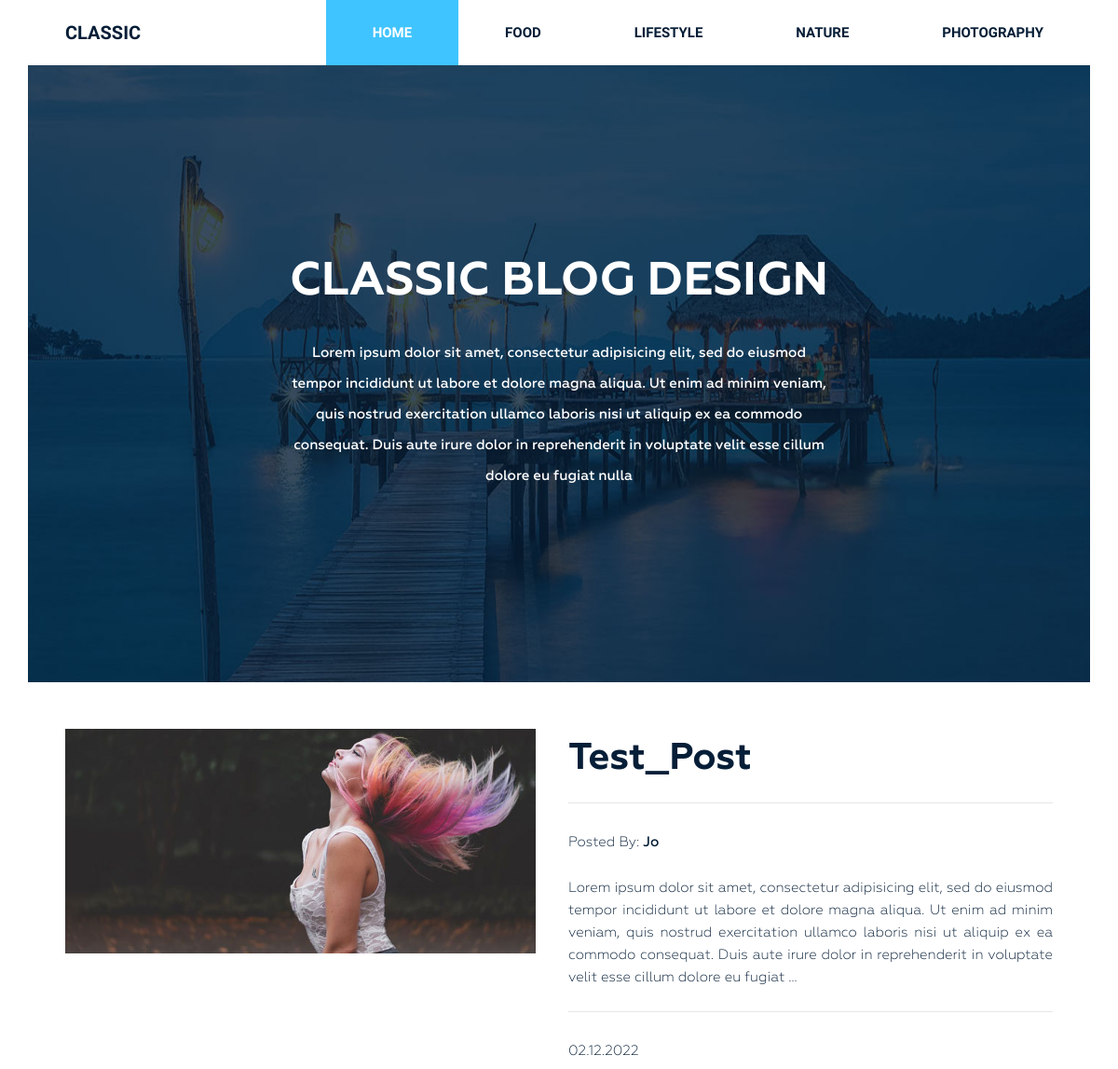
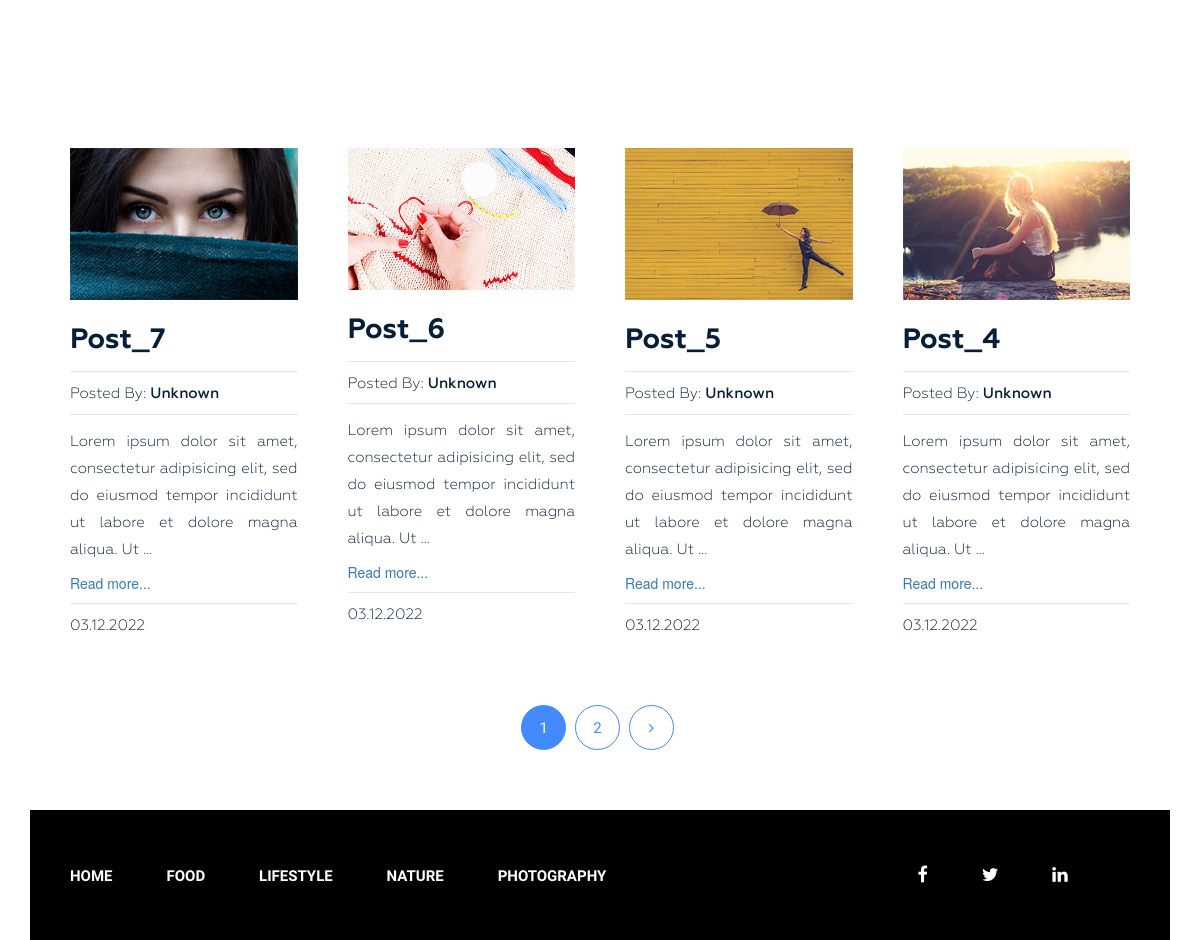
The page / on the database its author committed (2 pictures, top to bottom).
### blog/models.py (models this page shows, shortened)
class Category(models.Model):
    title = models.CharField(max_length=255)
    slug = models.SlugField(max_length=255, unique=True, verbose_name='Url_of_Category')
    def get_absolute_url(self):
        return reverse('category', kwargs={"slug": self.slug})
    class Meta:
        verbose_name = 'Категория(ю)'
        verbose_name_plural = 'Категории'
        ordering = ['title']

class Post(models.Model):
    title = models.CharField(max_length=255)
    slug = models.SlugField(max_length=255, unique=True, verbose_name='Url_of_Post')
    author = models.CharField(max_length=100)
    content = models.TextField(blank=True)  # Не обязательно к заполнению
    created_at = models.DateTimeField(auto_now_add=True, verbose_name='Опубликовано')
    photo = models.ImageField(upload_to='photos/%Y/%m/%d', blank=True)
    is_published = models.BooleanField(default=True, verbose_name="Опубликовано")
    views = models.IntegerField(default=0, verbose_name='Кол-во просмотров')  # По умолчанию ноль
    category = models.ForeignKey(Category, on_delete=models.PROTECT, related_name='get_category')
    tags = models.ManyToManyField(Tag, blank=True, related_name='posts')
    def get_absolute_url(self):
        return reverse('post', kwargs={"slug": self.slug})
    class Meta:
        verbose_name = "Пост"
        verbose_name_plural = "Посты(ов)"
        ordering = ['-created_at']

### blog/views.py (the view)
# urls.py: path('', Home.as_view(), name='home'),
class Home(ListView):
    model = Post
    template_name = 'blog/home.html'
    context_object_name = 'posts'
    paginate_by = 4
    def get_context_data(self, *, object_list=None, **kwargs):
        context = super().get_context_data(**kwargs)
        context['title'] = 'Classic Blog Design'
        return context

### blog/templatetags/menu.py (called while the page is built)
@register.inclusion_tag('templatetags_templates/menu_tpl.html')
def show_menu(menu_class='menu'):
    categories = Category.objects.annotate(cnt=Count("get_category", filter=F("get_category__is_published"))).\
        filter(cnt__gt=0)
    return {'categories': categories, 'menu_class': menu_class}

### blog/templatetags/posts.py (called while the page is built)
@register.inclusion_tag('templatetags_templates/posts_tpl.html')
def show_posts(cnt=4):
    posts = cnt
    return {"posts": posts}

@register.inclusion_tag('templatetags_templates/stationary_post_tpl.html')
def get_stationary_post():
    posts = Post.objects.order_by('-views')[:1]
    return {"posts": posts}

### blog/templates/blog/home.html (shortened to what this page needs)
{% extends 'base.html' %}
{% load static %}
{% load posts %}
{% block content %}
{% include 'templatetags_templates/main_tpl.html' %}
{% get_stationary_post %}
{% show_posts cnt=page_obj.object_list %}
{% endblock %}

### blog/templates/templatetags_templates/stationary_post_tpl.html
<section class="blog-post-area">
    <div class="container">
        <div class="row">
            <div class="blog-post-area-style">
                {% for post in posts %}
                <div class="col-md-12">
                    <div class="single-post-big">
                        <div class="big-image">
                            {% if post.photo %}
                            <img src="{{ post.photo.url }}" alt="{{ post.title }}">
                            {% else %}
                            <img src="https://picsum.photos/id/1060/300/201/?blur=2" alt="{{ post.title }}">
                            {% endif %}
                        </div>
                        <div class="big-text">
                            <h3><a href="{{ post.get_absolute_url }}">{{ post.title }}</a></h3>
                            <h4><span>Posted By: <span class="author-name">{{ post.author }}</span></span></h4>
                            {{ post.content|truncatewords_html:50|safe }}
                            <h4><span>{{ post.created_at|date:"d.m.Y" }}</span></h4>
                        </div>
                    </div>
                </div>
                {% endfor %}
            </div>
        </div>
    </div>
</section>

### blog/templates/templatetags_templates/posts_tpl.html
<section class="blog-post-area">
    <div class="container">
        <div class="row">
            <div class="blog-post-area-style">
                {% for post in posts %}
                <div class="col-md-3">
                    <div class="single-post">
                        {% if post.photo %}
                        <img src="{{ post.photo.url }}" alt="{{ post.title }}">
                        {% else %}
                        <img src="https://picsum.photos/id/1060/300/201/?blur=2" alt="{{ post.title }}">
                        {% endif %}
                        <h3><a href="{{ post.get_absolute_url }}">{{ post.title }}</a></h3>
                        <h4><span>Posted By: <span class="author-name">{{ post.author }}</span></span></h4>
                        {{ post.content|truncatewords_html:20|safe }}
                        <a href="{{ post.get_absolute_url }}">Read more...</a>
                        <h4><span>{{ post.created_at|date:"d.m.Y" }}</span></h4>
                    </div>
                </div>
                {% empty %}
                <p>По вашему запросу нет информации...</p>
                {% endfor %}
            </div>
        </div>
    </div>
</section>

### siteblog/static/style.css (style rules this page uses)
.wrapper header.header .menu { margin: 0 }
.wrapper header.header .menu ul { float: right; margin: 0; padding: 0; margin-right: 4px; }
.wrapper header.header .menu ul li { display: inline-block; list-style: outside none none; margin: 0 -4px 0 0; }
.wrapper header.header .menu ul li a { color: rgb(6, 30, 55); font-family: "Raleway", sans-serif; font-size: 15px; font-weight: 600; line-height: 70px; padding: 26px 50px; text-decoration: none; text-transform: uppercase; }
.wrapper header.header .menu ul li.active a { background: #40c4ff; color: #fff; }
section.blog-post-area { margin-top: 50px; }
section.blog-post-area .big-image { float: left; width: 50%; padding-right: 35px; }
section.blog-post-area .big-text { float: right; width: 50%; padding-right: 20px; }
section.blog-post-area img { width: 100%; }
section.blog-post-area .big-text h3 { margin: 10px 0 0; }
section.blog-post-area .big-text h3 a { font-family: Geometria; font-weight: 700; font-size: 40px; color: #061e37; text-decoration: none; }
section.blog-post-area .big-text p { color: #061e37; font-family: Geometria; font-size: 15px; font-weight: 400; line-height: 24px; padding-top: 18px; text-align: justify; text-decoration: none; }
section.blog-post-area .big-text h4 { margin-top: 25px; padding-top: 30px; position: relative; }
section.blog-post-area .big-text h4::before { background: #e6e6e6 none repeat scroll 0 0; content: ""; height: 1px; position: absolute; top: 0; width: 100%; }
section.blog-post-area .single-post { padding-right: 20px; margin: 100px 0px 0px; }
section.blog-post-area h4 span { font-family: Geometria; font-weight: 400; font-size: 15px; color: #061e37; text-decoration: none; }
section.blog-post-area h4 span.author-name { font-weight: 500; }
.blog-post-area .single-post h3 a { font-family: Geometria; font-size: 28px; font-weight: 700; text-decoration: none; color: #061e37; }
.blog-post-area .single-post p { color: #061e37; font-family: Geometria; font-size: 15px; font-weight: 400; line-height: 27px; padding-top: 14px; position: relative; text-align: justify; }
.blog-post-area .single-post h4 { margin-bottom: 12px; padding-top: 10px; position: relative; }
.blog-post-area .single-post h4::before { background: #e6e6e6 none repeat scroll 0 0; content: ""; height: 1px; position: absolute; top: 0; width: 100%; }
.blog-post-area .single-post p::before { background: #e6e6e6 none repeat scroll 0 0; content: ""; height: 1px; position: absolute; top: 0; width: 100%; }
.blog-post-area .single-post h3 { margin: 25px 0 15px; }
.blog-post-area .blog-post-area-style { margin: 0 20px 0 40px; }
.wrapper footer.footer .footer-menu { margin: 0 }
.wrapper footer.footer .footer-menu ul { line-height: 130px; margin: 0; padding: 0; }
.wrapper footer.footer .footer-menu ul li { display: inline; list-style: outside none none; margin: 0; padding: 30px 0px; }
.wrapper footer.footer .footer-menu ul li a { color: #fff; font-family: "Raleway", sans-serif; font-size: 15px; font-weight: 600; line-height: 70px; margin-left: 40px; padding: 26px 10px 26px 0; text-decoration: none; text-transform: uppercase; }

### rows shown on the page
Category: title "FOOD"
Category: title "LIFESTYLE"
Category: title "NATURE"
Category: title "PHOTOGRAPHY"
Post: photo (picture), title "Test_Post", author "Jo", content "Lorem ipsum dolor sit amet, consectetur adipisicing elit, sed do eiusmod tempor incididunt ut labore et dolore magna aliqua. Ut enim ad minim veniam, quis nostrud exercitation ullamco laboris nisi ut aliquip ex ea commodo consequat. Duis aute irure dolor in reprehenderit in voluptate velit esse cillum dolore eu fugiat …", created_at "02.12.2022"
Post: photo (picture), title "Post_7", author "Unknown", content "Lorem ipsum dolor sit amet, consectetur adipisicing elit, sed do eiusmod tempor incididunt ut labore et dolore magna aliqua. Ut …", created_at "03.12.2022"
Post: photo (picture), title "Post_6", author "Unknown", content "Lorem ipsum dolor sit amet, consectetur adipisicing elit, sed do eiusmod tempor incididunt ut labore et dolore magna aliqua. Ut …", created_at "03.12.2022"
Post: photo (picture), title "Post_5", author "Unknown", content "Lorem ipsum dolor sit amet, consectetur adipisicing elit, sed do eiusmod tempor incididunt ut labore et dolore magna aliqua. Ut …", created_at "03.12.2022"
Post: photo (picture), title "Post_4", author "Unknown", content "Lorem ipsum dolor sit amet, consectetur adipisicing elit, sed do eiusmod tempor incididunt ut labore et dolore magna aliqua. Ut …", created_at "03.12.2022"

### other values the page prints
{{ p }} "1"
{{ p }} "2"
